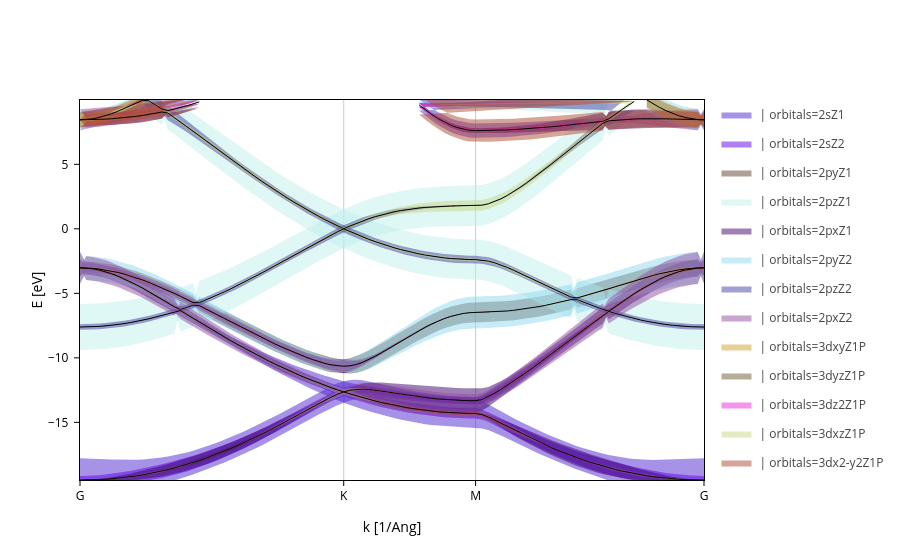

Notebook code for this chart:
### Markdown cell above
This plot can be further customized, see here for more examples:

https://sisl.readthedocs.io/en/v0.14.2/visualization/viz_module/showcase/FatbandsPlot.html

### Code cell
fatbands.update_inputs(fatbands_scale=4)

### Figure 1 — Plotly figure (JSON) as saved in the notebook; plotly's stock layout.template omitted (floating-point values rounded to 4 significant figures; data arrays with more than 128 entries replaced by an {"elided": "..."} marker saying what was removed)
{"data": [{"fill": "toself", "legendgroup": " | orbitals=2sZ1", "line": {"color": "#4f29cf", "width": 0}, "meta": {}, "mode": "lines", "name": " | orbitals=2sZ1", "type": "scatter", "x": {"elided": "200 float values"}, "y": {"elided": "200 float values"}}, {"fill": "toself", "legendgroup": " | orbitals=2sZ1", "line": {"color": "#4f29cf", "width": 0}, "meta": {}, "mode": "lines", "name": " | orbitals=2sZ1", "showlegend": false, "type": "scatter", "x": {"elided": "200 float values"}, "y": {"elided": "200 float values"}}, {"fill": "toself", "legendgroup": " | orbitals=2sZ1", "line": {"color": "#4f29cf", "width": 0}, "meta": {}, "mode": "lines", "name": " | orbitals=2sZ1", "showlegend": false, "type": "scatter", "x": {"elided": "200 float values"}, "y": {"elided": "200 float values"}}, {"fill": "toself", "legendgroup": " | orbitals=2sZ1", "line": {"color": "#4f29cf", "width": 0}, "meta": {}, "mode": "lines", "name": " | orbitals=2sZ1", "showlegend": false, "type": "scatter", "x": {"elided": "200 float values"}, "y": {"elided": "200 float values"}}, {"fill": "toself", "legendgroup": " | orbitals=2sZ1", "line": {"color": "#4f29cf", "width": 0}, "meta": {}, "mode": "lines", "name": " | orbitals=2sZ1", "showlegend": false, "type": "scatter", "x": {"elided": "200 float values"}, "y": {"elided": "200 float values"}}, {"fill": "toself", "legendgroup": " | orbitals=2sZ1", "line": {"color": "#4f29cf", "width": 0}, "meta": {}, "mode": "lines", "name": " | orbitals=2sZ1", "showlegend": false, "type": "scatter", "x": {"elided": "200 float values"}, "y": {"elided": "200 float values"}}, {"fill": "toself", "legendgroup": " | orbitals=2sZ2", "line": {"color": "#6302e8", "width": 0}, "meta": {}, "mode": "lines", "name": " | orbitals=2sZ2", "type": "scatter", "x": {"elided": "200 float values"}, "y": {"elided": "200 float values"}}, {"fill": "toself", "legendgroup": " | orbitals=2sZ2", "line": {"color": "#6302e8", "width": 0}, "meta": {}, "mode": "lines", "name": " | orbitals=2sZ2", "showlegend": false, "type": "scatter", "x": {"elided": "200 float values"}, "y": {"elided": "200 float values"}}, {"fill": "toself", "legendgroup": " | orbitals=2sZ2", "line": {"color": "#6302e8", "width": 0}, "meta": {}, "mode": "lines", "name": " | orbitals=2sZ2", "showlegend": false, "type": "scatter", "x": {"elided": "200 float values"}, "y": {"elided": "200 float values"}}, {"fill": "toself", "legendgroup": " | orbitals=2sZ2", "line": {"color": "#6302e8", "width": 0}, "meta": {}, "mode": "lines", "name": " | orbitals=2sZ2", "showlegend": false, "type": "scatter", "x": {"elided": "200 float values"}, "y": {"elided": "200 float values"}}, {"fill": "toself", "legendgroup": " | orbitals=2sZ2", "line": {"color": "#6302e8", "width": 0}, "meta": {}, "mode": "lines", "name": " | orbitals=2sZ2", "showlegend": false, "type": "scatter", "x": {"elided": "200 float values"}, "y": {"elided": "200 float values"}}, {"fill": "toself", "legendgroup": " | orbitals=2sZ2", "line": {"color": "#6302e8", "width": 0}, "meta": {}, "mode": "lines", "name": " | orbitals=2sZ2", "showlegend": false, "type": "scatter", "x": {"elided": "200 float values"}, "y": {"elided": "200 float values"}}, {"fill": "toself", "legendgroup": " | orbitals=2pyZ1", "line": {"color": "#60402d", "width": 0}, "meta": {}, "mode": "lines", "name": " | orbitals=2pyZ1", "type": "scatter", "x": {"elided": "200 float values"}, "y": {"elided": "200 float values"}}, {"fill": "toself", "legendgroup": " | orbitals=2pyZ1", "line": {"color": "#60402d", "width": 0}, "meta": {}, "mode": "lines", "name": " | orbitals=2pyZ1", "showlegend": false, "type": "scatter", "x": {"elided": "200 float values"}, "y": {"elided": "200 float values"}}, {"fill": "toself", "legendgroup": " | orbitals=2pyZ1", "line": {"color": "#60402d", "width": 0}, "meta": {}, "mode": "lines", "name": " | orbitals=2pyZ1", "showlegend": false, "type": "scatter", "x": {"elided": "200 float values"}, "y": {"elided": "200 float values"}}, {"fill": "toself", "legendgroup": " | orbitals=2pyZ1", "line": {"color": "#60402d", "width": 0}, "meta": {}, "mode": "lines", "name": " | orbitals=2pyZ1", "showlegend": false, "type": "scatter", "x": {"elided": "200 float values"}, "y": {"elided": "200 float values"}}, {"fill": "toself", "legendgroup": " | orbitals=2pyZ1", "line": {"color": "#60402d", "width": 0}, "meta": {}, "mode": "lines", "name": " | orbitals=2pyZ1", "showlegend": false, "type": "scatter", "x": {"elided": "200 float values"}, "y": {"elided": "200 float values"}}, {"fill": "toself", "legendgroup": " | orbitals=2pyZ1", "line": {"color": "#60402d", "width": 0}, "meta": {}, "mode": "lines", "name": " | orbitals=2pyZ1", "showlegend": false, "type": "scatter", "x": {"elided": "200 float values"}, "y": {"elided": "200 float values"}}, {"fill": "toself", "legendgroup": " | orbitals=2pzZ1", "line": {"color": "#c0f0ec", "width": 0}, "meta": {}, "mode": "lines", "name": " | orbitals=2pzZ1", "type": "scatter", "x": {"elided": "200 float values"}, "y": {"elided": "200 float values"}}, {"fill": "toself", "legendgroup": " | orbitals=2pzZ1", "line": {"color": "#c0f0ec", "width": 0}, "meta": {}, "mode": "lines", "name": " | orbitals=2pzZ1", "showlegend": false, "type": "scatter", "x": {"elided": "200 float values"}, "y": {"elided": "200 float values"}}, {"fill": "toself", "legendgroup": " | orbitals=2pzZ1", "line": {"color": "#c0f0ec", "width": 0}, "meta": {}, "mode": "lines", "name": " | orbitals=2pzZ1", "showlegend": false, "type": "scatter", "x": {"elided": "200 float values"}, "y": {"elided": "200 float values"}}, {"fill": "toself", "legendgroup": " | orbitals=2pzZ1", "line": {"color": "#c0f0ec", "width": 0}, "meta": {}, "mode": "lines", "name": " | orbitals=2pzZ1", "showlegend": false, "type": "scatter", "x": {"elided": "200 float values"}, "y": {"elided": "200 float values"}}, {"fill": "toself", "legendgroup": " | orbitals=2pzZ1", "line": {"color": "#c0f0ec", "width": 0}, "meta": {}, "mode": "lines", "name": " | orbitals=2pzZ1", "showlegend": false, "type": "scatter", "x": {"elided": "200 float values"}, "y": {"elided": "200 float values"}}, {"fill": "toself", "legendgroup": " | orbitals=2pzZ1", "line": {"color": "#c0f0ec", "width": 0}, "meta": {}, "mode": "lines", "name": " | orbitals=2pzZ1", "showlegend": false, "type": "scatter", "x": {"elided": "200 float values"}, "y": {"elided": "200 float values"}}, {"fill": "toself", "legendgroup": " | orbitals=2pxZ1", "line": {"color": "#41016c", "width": 0}, "meta": {}, "mode": "lines", "name": " | orbitals=2pxZ1", "type": "scatter", "x": {"elided": "200 float values"}, "y": {"elided": "200 float values"}}, {"fill": "toself", "legendgroup": " | orbitals=2pxZ1", "line": {"color": "#41016c", "width": 0}, "meta": {}, "mode": "lines", "name": " | orbitals=2pxZ1", "showlegend": false, "type": "scatter", "x": {"elided": "200 float values"}, "y": {"elided": "200 float values"}}, {"fill": "toself", "legendgroup": " | orbitals=2pxZ1", "line": {"color": "#41016c", "width": 0}, "meta": {}, "mode": "lines", "name": " | orbitals=2pxZ1", "showlegend": false, "type": "scatter", "x": {"elided": "200 float values"}, "y": {"elided": "200 float values"}}, {"fill": "toself", "legendgroup": " | orbitals=2pxZ1", "line": {"color": "#41016c", "width": 0}, "meta": {}, "mode": "lines", "name": " | orbitals=2pxZ1", "showlegend": false, "type": "scatter", "x": {"elided": "200 float values"}, "y": {"elided": "200 float values"}}, {"fill": "toself", "legendgroup": " | orbitals=2pxZ1", "line": {"color": "#41016c", "width": 0}, "meta": {}, "mode": "lines", "name": " | orbitals=2pxZ1", "showlegend": false, "type": "scatter", "x": {"elided": "200 float values"}, "y": {"elided": "200 float values"}}, {"fill": "toself", "legendgroup": " | orbitals=2pxZ1", "line": {"color": "#41016c", "width": 0}, "meta": {}, "mode": "lines", "name": " | orbitals=2pxZ1", "showlegend": false, "type": "scatter", "x": {"elided": "200 float values"}, "y": {"elided": "200 float values"}}, {"fill": "toself", "legendgroup": " | orbitals=2pyZ2", "line": {"color": "#8fd7ef", "width": 0}, "meta": {}, "mode": "lines", "name": " | orbitals=2pyZ2", "type": "scatter", "x": {"elided": "200 float values"}, "y": {"elided": "200 float values"}}, {"fill": "toself", "legendgroup": " | orbitals=2pyZ2", "line": {"color": "#8fd7ef", "width": 0}, "meta": {}, "mode": "lines", "name": " | orbitals=2pyZ2", "showlegend": false, "type": "scatter", "x": {"elided": "200 float values"}, "y": {"elided": "200 float values"}}, {"fill": "toself", "legendgroup": " | orbitals=2pyZ2", "line": {"color": "#8fd7ef", "width": 0}, "meta": {}, "mode": "lines", "name": " | orbitals=2pyZ2", "showlegend": false, "type": "scatter", "x": {"elided": "200 float values"}, "y": {"elided": "200 float values"}}, {"fill": "toself", "legendgroup": " | orbitals=2pyZ2", "line": {"color": "#8fd7ef", "width": 0}, "meta": {}, "mode": "lines", "name": " | orbitals=2pyZ2", "showlegend": false, "type": "scatter", "x": {"elided": "200 float values"}, "y": {"elided": "200 float values"}}, {"fill": "toself", "legendgroup": " | orbitals=2pyZ2", "line": {"color": "#8fd7ef", "width": 0}, "meta": {}, "mode": "lines", "name": " | orbitals=2pyZ2", "showlegend": false, "type": "scatter", "x": {"elided": "200 float values"}, "y": {"elided": "200 float values"}}, {"fill": "toself", "legendgroup": " | orbitals=2pyZ2", "line": {"color": "#8fd7ef", "width": 0}, "meta": {}, "mode": "lines", "name": " | orbitals=2pyZ2", "showlegend": false, "type": "scatter", "x": {"elided": "200 float values"}, "y": {"elided": "200 float values"}}, {"fill": "toself", "legendgroup": " | orbitals=2pzZ2", "line": {"color": "#4343a3", "width": 0}, "meta": {}, "mode": "lines", "name": " | orbitals=2pzZ2", "type": "scatter", "x": {"elided": "200 float values"}, "y": {"elided": "200 float values"}}, {"fill": "toself", "legendgroup": " | orbitals=2pzZ2", "line": {"color": "#4343a3", "width": 0}, "meta": {}, "mode": "lines", "name": " | orbitals=2pzZ2", "showlegend": false, "type": "scatter", "x": {"elided": "200 float values"}, "y": {"elided": "200 float values"}}, {"fill": "toself", "legendgroup": " | orbitals=2pzZ2", "line": {"color": "#4343a3", "width": 0}, "meta": {}, "mode": "lines", "name": " | orbitals=2pzZ2", "showlegend": false, "type": "scatter", "x": {"elided": "200 float values"}, "y": {"elided": "200 float values"}}, {"fill": "toself", "legendgroup": " | orbitals=2pzZ2", "line": {"color": "#4343a3", "width": 0}, "meta": {}, "mode": "lines", "name": " | orbitals=2pzZ2", "showlegend": false, "type": "scatter", "x": {"elided": "200 float values"}, "y": {"elided": "200 float values"}}, {"fill": "toself", "legendgroup": " | orbitals=2pzZ2", "line": {"color": "#4343a3", "width": 0}, "meta": {}, "mode": "lines", "name": " | orbitals=2pzZ2", "showlegend": false, "type": "scatter", "x": {"elided": "200 float values"}, "y": {"elided": "200 float values"}}, {"fill": "toself", "legendgroup": " | orbitals=2pzZ2", "line": {"color": "#4343a3", "width": 0}, "meta": {}, "mode": "lines", "name": " | orbitals=2pzZ2", "showlegend": false, "type": "scatter", "x": {"elided": "200 float values"}, "y": {"elided": "200 float values"}}, {"fill": "toself", "legendgroup": " | orbitals=2pxZ2", "line": {"color": "#924f9f", "width": 0}, "meta": {}, "mode": "lines", "name": " | orbitals=2pxZ2", "type": "scatter", "x": {"elided": "200 float values"}, "y": {"elided": "200 float values"}}, {"fill": "toself", "legendgroup": " | orbitals=2pxZ2", "line": {"color": "#924f9f", "width": 0}, "meta": {}, "mode": "lines", "name": " | orbitals=2pxZ2", "showlegend": false, "type": "scatter", "x": {"elided": "200 float values"}, "y": {"elided": "200 float values"}}, {"fill": "toself", "legendgroup": " | orbitals=2pxZ2", "line": {"color": "#924f9f", "width": 0}, "meta": {}, "mode": "lines", "name": " | orbitals=2pxZ2", "showlegend": false, "type": "scatter", "x": {"elided": "200 float values"}, "y": {"elided": "200 float values"}}, {"fill": "toself", "legendgroup": " | orbitals=2pxZ2", "line": {"color": "#924f9f", "width": 0}, "meta": {}, "mode": "lines", "name": " | orbitals=2pxZ2", "showlegend": false, "type": "scatter", "x": {"elided": "200 float values"}, "y": {"elided": "200 float values"}}, {"fill": "toself", "legendgroup": " | orbitals=2pxZ2", "line": {"color": "#924f9f", "width": 0}, "meta": {}, "mode": "lines", "name": " | orbitals=2pxZ2", "showlegend": false, "type": "scatter", "x": {"elided": "200 float values"}, "y": {"elided": "200 float values"}}, {"fill": "toself", "legendgroup": " | orbitals=2pxZ2", "line": {"color": "#924f9f", "width": 0}, "meta": {}, "mode": "lines", "name": " | orbitals=2pxZ2", "showlegend": false, "type": "scatter", "x": {"elided": "200 float values"}, "y": {"elided": "200 float values"}}, {"fill": "toself", "legendgroup": " | orbitals=3dxyZ1P", "line": {"color": "#d29e31", "width": 0}, "meta": {}, "mode": "lines", "name": " | orbitals=3dxyZ1P", "type": "scatter", "x": {"elided": "200 float values"}, "y": {"elided": "200 float values"}}, {"fill": "toself", "legendgroup": " | orbitals=3dxyZ1P", "line": {"color": "#d29e31", "width": 0}, "meta": {}, "mode": "lines", "name": " | orbitals=3dxyZ1P", "showlegend": false, "type": "scatter", "x": {"elided": "200 float values"}, "y": {"elided": "200 float values"}}, {"fill": "toself", "legendgroup": " | orbitals=3dxyZ1P", "line": {"color": "#d29e31", "width": 0}, "meta": {}, "mode": "lines", "name": " | orbitals=3dxyZ1P", "showlegend": false, "type": "scatter", "x": {"elided": "200 float values"}, "y": {"elided": "200 float values"}}, {"fill": "toself", "legendgroup": " | orbitals=3dxyZ1P", "line": {"color": "#d29e31", "width": 0}, "meta": {}, "mode": "lines", "name": " | orbitals=3dxyZ1P", "showlegend": false, "type": "scatter", "x": {"elided": "200 float values"}, "y": {"elided": "200 float values"}}, {"fill": "toself", "legendgroup": " | orbitals=3dxyZ1P", "line": {"color": "#d29e31", "width": 0}, "meta": {}, "mode": "lines", "name": " | orbitals=3dxyZ1P", "showlegend": false, "type": "scatter", "x": {"elided": "200 float values"}, "y": {"elided": "200 float values"}}, {"fill": "toself", "legendgroup": " | orbitals=3dxyZ1P", "line": {"color": "#d29e31", "width": 0}, "meta": {}, "mode": "lines", "name": " | orbitals=3dxyZ1P", "showlegend": false, "type": "scatter", "x": {"elided": "200 float values"}, "y": {"elided": "200 float values"}}, {"fill": "toself", "legendgroup": " | orbitals=3dyzZ1P", "line": {"color": "#705b35", "width": 0}, "meta": {}, "mode": "lines", "name": " | orbitals=3dyzZ1P", "type": "scatter", "x": {"elided": "200 float values"}, "y": {"elided": "200 float values"}}, {"fill": "toself", "legendgroup": " | orbitals=3dyzZ1P", "line": {"color": "#705b35", "width": 0}, "meta": {}, "mode": "lines", "name": " | orbitals=3dyzZ1P", "showlegend": false, "type": "scatter", "x": {"elided": "200 float values"}, "y": {"elided": "200 float values"}}, {"fill": "toself", "legendgroup": " | orbitals=3dyzZ1P", "line": {"color": "#705b35", "width": 0}, "meta": {}, "mode": "lines", "name": " | orbitals=3dyzZ1P", "showlegend": false, "type": "scatter", "x": {"elided": "200 float values"}, "y": {"elided": "200 float values"}}, {"fill": "toself", "legendgroup": " | orbitals=3dyzZ1P", "line": {"color": "#705b35", "width": 0}, "meta": {}, "mode": "lines", "name": " | orbitals=3dyzZ1P", "showlegend": false, "type": "scatter", "x": {"elided": "200 float values"}, "y": {"elided": "200 float values"}}, {"fill": "toself", "legendgroup": " | orbitals=3dyzZ1P", "line": {"color": "#705b35", "width": 0}, "meta": {}, "mode": "lines", "name": " | orbitals=3dyzZ1P", "showlegend": false, "type": "scatter", "x": {"elided": "200 float values"}, "y": {"elided": "200 float values"}}, {"fill": "toself", "legendgroup": " | orbitals=3dyzZ1P", "line": {"color": "#705b35", "width": 0}, "meta": {}, "mode": "lines", "name": " | orbitals=3dyzZ1P", "showlegend": false, "type": "scatter", "x": {"elided": "200 float values"}, "y": {"elided": "200 float values"}}, {"fill": "toself", "legendgroup": " | orbitals=3dz2Z1P", "line": {"color": "#ee28db", "width": 0}, "meta": {}, "mode": "lines", "name": " | orbitals=3dz2Z1P", "type": "scatter", "x": {"elided": "200 float values"}, "y": {"elided": "200 float values"}}, {"fill": "toself", "legendgroup": " | orbitals=3dz2Z1P", "line": {"color": "#ee28db", "width": 0}, "meta": {}, "mode": "lines", "name": " | orbitals=3dz2Z1P", "showlegend": false, "type": "scatter", "x": {"elided": "200 float values"}, "y": {"elided": "200 float values"}}, {"fill": "toself", "legendgroup": " | orbitals=3dz2Z1P", "line": {"color": "#ee28db", "width": 0}, "meta": {}, "mode": "lines", "name": " | orbitals=3dz2Z1P", "showlegend": false, "type": "scatter", "x": {"elided": "200 float values"}, "y": {"elided": "200 float values"}}, {"fill": "toself", "legendgroup": " | orbitals=3dz2Z1P", "line": {"color": "#ee28db", "width": 0}, "meta": {}, "mode": "lines", "name": " | orbitals=3dz2Z1P", "showlegend": false, "type": "scatter", "x": {"elided": "200 float values"}, "y": {"elided": "200 float values"}}, {"fill": "toself", "legendgroup": " | orbitals=3dz2Z1P", "line": {"color": "#ee28db", "width": 0}, "meta": {}, "mode": "lines", "name": " | orbitals=3dz2Z1P", "showlegend": false, "type": "scatter", "x": {"elided": "200 float values"}, "y": {"elided": "200 float values"}}, {"fill": "toself", "legendgroup": " | orbitals=3dz2Z1P", "line": {"color": "#ee28db", "width": 0}, "meta": {}, "mode": "lines", "name": " | orbitals=3dz2Z1P", "showlegend": false, "type": "scatter", "x": {"elided": "200 float values"}, "y": {"elided": "200 float values"}}, {"fill": "toself", "legendgroup": " | orbitals=3dxzZ1P", "line": {"color": "#c6d883", "width": 0}, "meta": {}, "mode": "lines", "name": " | orbitals=3dxzZ1P", "type": "scatter", "x": {"elided": "200 float values"}, "y": {"elided": "200 float values"}}, {"fill": "toself", "legendgroup": " | orbitals=3dxzZ1P", "line": {"color": "#c6d883", "width": 0}, "meta": {}, "mode": "lines", "name": " | orbitals=3dxzZ1P", "showlegend": false, "type": "scatter", "x": {"elided": "200 float values"}, "y": {"elided": "200 float values"}}, {"fill": "toself", "legendgroup": " | orbitals=3dxzZ1P", "line": {"color": "#c6d883", "width": 0}, "meta": {}, "mode": "lines", "name": " | orbitals=3dxzZ1P", "showlegend": false, "type": "scatter", "x": {"elided": "200 float values"}, "y": {"elided": "200 float values"}}, {"fill": "toself", "legendgroup": " | orbitals=3dxzZ1P", "line": {"color": "#c6d883", "width": 0}, "meta": {}, "mode": "lines", "name": " | orbitals=3dxzZ1P", "showlegend": false, "type": "scatter", "x": {"elided": "200 float values"}, "y": {"elided": "200 float values"}}, {"fill": "toself", "legendgroup": " | orbitals=3dxzZ1P", "line": {"color": "#c6d883", "width": 0}, "meta": {}, "mode": "lines", "name": " | orbitals=3dxzZ1P", "showlegend": false, "type": "scatter", "x": {"elided": "200 float values"}, "y": {"elided": "200 float values"}}, {"fill": "toself", "legendgroup": " | orbitals=3dxzZ1P", "line": {"color": "#c6d883", "width": 0}, "meta": {}, "mode": "lines", "name": " | orbitals=3dxzZ1P", "showlegend": false, "type": "scatter", "x": {"elided": "200 float values"}, "y": {"elided": "200 float values"}}, {"fill": "toself", "legendgroup": " | orbitals=3dx2-y2Z1P", "line": {"color": "#af4b33", "width": 0}, "meta": {}, "mode": "lines", "name": " | orbitals=3dx2-y2Z1P", "type": "scatter", "x": {"elided": "200 float values"}, "y": {"elided": "200 float values"}}, {"fill": "toself", "legendgroup": " | orbitals=3dx2-y2Z1P", "line": {"color": "#af4b33", "width": 0}, "meta": {}, "mode": "lines", "name": " | orbitals=3dx2-y2Z1P", "showlegend": false, "type": "scatter", "x": {"elided": "200 float values"}, "y": {"elided": "200 float values"}}, {"fill": "toself", "legendgroup": " | orbitals=3dx2-y2Z1P", "line": {"color": "#af4b33", "width": 0}, "meta": {}, "mode": "lines", "name": " | orbitals=3dx2-y2Z1P", "showlegend": false, "type": "scatter", "x": {"elided": "200 float values"}, "y": {"elided": "200 float values"}}, {"fill": "toself", "legendgroup": " | orbitals=3dx2-y2Z1P", "line": {"color": "#af4b33", "width": 0}, "meta": {}, "mode": "lines", "name": " | orbitals=3dx2-y2Z1P", "showlegend": false, "type": "scatter", "x": {"elided": "200 float values"}, "y": {"elided": "200 float values"}}, {"fill": "toself", "legendgroup": " | orbitals=3dx2-y2Z1P", "line": {"color": "#af4b33", "width": 0}, "meta": {}, "mode": "lines", "name": " | orbitals=3dx2-y2Z1P", "showlegend": false, "type": "scatter", "x": {"elided": "200 float values"}, "y": {"elided": "200 float values"}}, {"fill": "toself", "legendgroup": " | orbitals=3dx2-y2Z1P", "line": {"color": "#af4b33", "width": 0}, "meta": {}, "mode": "lines", "name": " | orbitals=3dx2-y2Z1P", "showlegend": false, "type": "scatter", "x": {"elided": "200 float values"}, "y": {"elided": "200 float values"}}, {"legendgroup": "Bands", "line": {"color": "black", "dash": "solid", "width": 1}, "meta": {}, "mode": "lines", "name": "Bands", "opacity": 1, "type": "scatter", "x": [0.0, 0.04055, 0.0811, 0.1216, 0.1622, 0.2027, 0.2433, 0.2838, 0.3244, 0.3649, 0.4055, 0.446, 0.4866, 0.5271, 0.5677, 0.6082, 0.6488, 0.6893, 0.7299, 0.7704, 0.811, 0.8515, 0.8921, 0.9326, 0.9732, 1.014, 1.054, 1.095, 1.135, 1.176, 1.216, 1.257, 1.298, 1.338, 1.379, 1.419, 1.46, 1.5, 1.541, 1.581, 1.622, 1.663, 1.703, 1.744, 1.784, 1.825, 1.865, 1.906, 1.946, 1.987, 2.027, 2.068, 2.109, 2.149, 2.19, 2.23, 2.271, 2.311, 2.352, 2.392, 2.433, 2.474, 2.514, 2.555, 2.596, 2.637, 2.678, 2.719, 2.759, 2.8, 2.841, 2.882, 2.923, 2.964, 3.005, 3.046, 3.087, 3.128, 3.169, 3.21, 3.251, 3.292, 3.333, 3.374, 3.415, 3.456, 3.497, 3.538, 3.579, 3.62, 3.661, 3.702, 3.743, 3.784, 3.825, 3.866, 3.907, 3.948, 3.989, 4.03], "y": [-19.47, -19.46, -19.45, -19.44, -19.41, -19.38, -19.33, -19.28, -19.22, -19.15, -19.08, -18.99, -18.89, -18.78, -18.67, -18.54, -18.41, -18.26, -18.11, -17.95, -17.78, -17.61, -17.42, -17.23, -17.03, -16.82, -16.6, -16.37, -16.14, -15.9, -15.66, -15.41, -15.15, -14.89, -14.62, -14.35, -14.08, -13.81, -13.55, -13.29, -13.04, -12.82, -12.64, -12.8, -12.94, -13.08, -13.22, -13.34, -13.46, -13.57, -13.67, -13.77, -13.85, -13.93, -14.01, -14.07, -14.13, -14.18, -14.22, -14.25, -14.28, -14.3, -14.31, -14.31, -14.4, -14.59, -14.83, -15.08, -15.33, -15.58, -15.83, -16.07, -16.31, -16.54, -16.76, -16.97, -17.18, -17.38, -17.57, -17.75, -17.92, -18.08, -18.24, -18.38, -18.52, -18.65, -18.77, -18.88, -18.98, -19.07, -19.15, -19.22, -19.28, -19.33, -19.37, -19.41, -19.44, -19.45, -19.46, -19.47]}, {"legendgroup": "Bands", "line": {"color": "black", "dash": "solid", "width": 1}, "meta": {}, "mode": "lines", "name": "Bands", "opacity": 1, "showlegend": false, "type": "scatter", "x": [0.0, 0.04055, 0.0811, 0.1216, 0.1622, 0.2027, 0.2433, 0.2838, 0.3244, 0.3649, 0.4055, 0.446, 0.4866, 0.5271, 0.5677, 0.6082, 0.6488, 0.6893, 0.7299, 0.7704, 0.811, 0.8515, 0.8921, 0.9326, 0.9732, 1.014, 1.054, 1.095, 1.135, 1.176, 1.216, 1.257, 1.298, 1.338, 1.379, 1.419, 1.46, 1.5, 1.541, 1.581, 1.622, 1.663, 1.703, 1.744, 1.784, 1.825, 1.865, 1.906, 1.946, 1.987, 2.027, 2.068, 2.109, 2.149, 2.19, 2.23, 2.271, 2.311, 2.352, 2.392, 2.433, 2.474, 2.514, 2.555, 2.596, 2.637, 2.678, 2.719, 2.759, 2.8, 2.841, 2.882, 2.923, 2.964, 3.005, 3.046, 3.087, 3.128, 3.169, 3.21, 3.251, 3.292, 3.333, 3.374, 3.415, 3.456, 3.497, 3.538, 3.579, 3.62, 3.661, 3.702, 3.743, 3.784, 3.825, 3.866, 3.907, 3.948, 3.989, 4.03], "y": [-7.611, -7.606, -7.59, -7.563, -7.526, -7.477, -7.419, -7.35, -7.27, -7.18, -7.079, -6.969, -6.848, -6.717, -6.575, -6.425, -6.334, -6.633, -6.931, -7.228, -7.523, -7.815, -8.103, -8.388, -8.667, -8.942, -9.212, -9.476, -9.734, -9.986, -10.23, -10.47, -10.7, -10.93, -11.15, -11.36, -11.56, -11.76, -11.95, -12.14, -12.31, -12.48, -12.64, -12.51, -12.44, -12.42, -12.45, -12.5, -12.57, -12.64, -12.72, -12.8, -12.88, -12.95, -13.02, -13.08, -13.14, -13.18, -13.23, -13.26, -13.29, -13.31, -13.32, -13.32, -13.23, -13.02, -12.75, -12.45, -12.13, -11.8, -11.46, -11.12, -10.77, -10.41, -10.05, -9.691, -9.324, -8.955, -8.584, -8.212, -7.841, -7.471, -7.104, -6.74, -6.401, -6.555, -6.698, -6.832, -6.955, -7.068, -7.171, -7.263, -7.344, -7.415, -7.475, -7.524, -7.562, -7.589, -7.606, -7.611]}, {"legendgroup": "Bands", "line": {"color": "black", "dash": "solid", "width": 1}, "meta": {}, "mode": "lines", "name": "Bands", "opacity": 1, "showlegend": false, "type": "scatter", "x": [0.0, 0.04055, 0.0811, 0.1216, 0.1622, 0.2027, 0.2433, 0.2838, 0.3244, 0.3649, 0.4055, 0.446, 0.4866, 0.5271, 0.5677, 0.6082, 0.6488, 0.6893, 0.7299, 0.7704, 0.811, 0.8515, 0.8921, 0.9326, 0.9732, 1.014, 1.054, 1.095, 1.135, 1.176, 1.216, 1.257, 1.298, 1.338, 1.379, 1.419, 1.46, 1.5, 1.541, 1.581, 1.622, 1.663, 1.703, 1.744, 1.784, 1.825, 1.865, 1.906, 1.946, 1.987, 2.027, 2.068, 2.109, 2.149, 2.19, 2.23, 2.271, 2.311, 2.352, 2.392, 2.433, 2.474, 2.514, 2.555, 2.596, 2.637, 2.678, 2.719, 2.759, 2.8, 2.841, 2.882, 2.923, 2.964, 3.005, 3.046, 3.087, 3.128, 3.169, 3.21, 3.251, 3.292, 3.333, 3.374, 3.415, 3.456, 3.497, 3.538, 3.579, 3.62, 3.661, 3.702, 3.743, 3.784, 3.825, 3.866, 3.907, 3.948, 3.989, 4.03], "y": [-3.023, -3.042, -3.098, -3.191, -3.317, -3.475, -3.659, -3.868, -4.097, -4.344, -4.605, -4.877, -5.158, -5.447, -5.74, -6.036, -6.264, -6.094, -5.915, -5.957, -6.207, -6.459, -6.712, -6.965, -7.218, -7.47, -7.719, -7.966, -8.21, -8.449, -8.684, -8.914, -9.137, -9.354, -9.563, -9.762, -9.952, -10.13, -10.29, -10.43, -10.54, -10.62, -10.65, -10.62, -10.52, -10.35, -10.13, -9.883, -9.61, -9.323, -9.03, -8.735, -8.443, -8.158, -7.883, -7.622, -7.379, -7.158, -6.961, -6.794, -6.66, -6.562, -6.502, -6.482, -6.477, -6.463, -6.44, -6.408, -6.367, -6.317, -6.257, -6.19, -6.113, -6.028, -5.936, -5.835, -5.726, -5.611, -5.489, -5.493, -5.692, -5.883, -6.065, -6.238, -6.381, -6.028, -5.684, -5.35, -5.028, -4.721, -4.43, -4.159, -3.91, -3.687, -3.491, -3.327, -3.195, -3.1, -3.042, -3.023]}, {"legendgroup": "Bands", "line": {"color": "black", "dash": "solid", "width": 1}, "meta": {}, "mode": "lines", "name": "Bands", "opacity": 1, "showlegend": false, "type": "scatter", "x": [0.0, 0.04055, 0.0811, 0.1216, 0.1622, 0.2027, 0.2433, 0.2838, 0.3244, 0.3649, 0.4055, 0.446, 0.4866, 0.5271, 0.5677, 0.6082, 0.6488, 0.6893, 0.7299, 0.7704, 0.811, 0.8515, 0.8921, 0.9326, 0.9732, 1.014, 1.054, 1.095, 1.135, 1.176, 1.216, 1.257, 1.298, 1.338, 1.379, 1.419, 1.46, 1.5, 1.541, 1.581, 1.622, 1.663, 1.703, 1.744, 1.784, 1.825, 1.865, 1.906, 1.946, 1.987, 2.027, 2.068, 2.109, 2.149, 2.19, 2.23, 2.271, 2.311, 2.352, 2.392, 2.433, 2.474, 2.514, 2.555, 2.596, 2.637, 2.678, 2.719, 2.759, 2.8, 2.841, 2.882, 2.923, 2.964, 3.005, 3.046, 3.087, 3.128, 3.169, 3.21, 3.251, 3.292, 3.333, 3.374, 3.415, 3.456, 3.497, 3.538, 3.579, 3.62, 3.661, 3.702, 3.743, 3.784, 3.825, 3.866, 3.907, 3.948, 3.989, 4.03], "y": [-3.022, -3.033, -3.063, -3.114, -3.183, -3.272, -3.379, -3.504, -3.645, -3.801, -3.972, -4.156, -4.351, -4.558, -4.774, -4.998, -5.23, -5.468, -5.711, -5.726, -5.529, -5.323, -5.108, -4.886, -4.656, -4.419, -4.175, -3.925, -3.669, -3.408, -3.143, -2.874, -2.602, -2.329, -2.055, -1.781, -1.51, -1.241, -0.9775, -0.7199, -0.47, -0.2296, -2.359e-06, -0.2187, -0.4273, -0.6259, -0.8143, -0.9924, -1.16, -1.317, -1.464, -1.6, -1.725, -1.84, -1.944, -2.037, -2.119, -2.191, -2.251, -2.3, -2.339, -2.366, -2.383, -2.388, -2.417, -2.501, -2.633, -2.802, -2.998, -3.213, -3.44, -3.675, -3.913, -4.151, -4.388, -4.621, -4.848, -5.07, -5.285, -5.36, -5.225, -5.086, -4.942, -4.794, -4.643, -4.49, -4.337, -4.184, -4.034, -3.887, -3.745, -3.61, -3.485, -3.371, -3.269, -3.183, -3.114, -3.064, -3.033, -3.022]}, {"legendgroup": "Bands", "line": {"color": "black", "dash": "solid", "width": 1}, "meta": {}, "mode": "lines", "name": "Bands", "opacity": 1, "showlegend": false, "type": "scatter", "x": [0.0, 0.04055, 0.0811, 0.1216, 0.1622, 0.2027, 0.2433, 0.2838, 0.3244, 0.3649, 0.4055, 0.446, 0.4866, 0.5271, 0.5677, 0.6082, 0.6488, 0.6893, 0.7299, 0.7704, 0.811, 0.8515, 0.8921, 0.9326, 0.9732, 1.014, 1.054, 1.095, 1.135, 1.176, 1.216, 1.257, 1.298, 1.338, 1.379, 1.419, 1.46, 1.5, 1.541, 1.581, 1.622, 1.663, 1.703, 1.744, 1.784, 1.825, 1.865, 1.906, 1.946, 1.987, 2.027, 2.068, 2.109, 2.149, 2.19, 2.23, 2.271, 2.311, 2.352, 2.392, 2.433, 2.474, 2.514, 2.555, 2.596, 2.637, 2.678, 2.719, 2.759, 2.8, 2.841, 2.882, 2.923, 2.964, 3.005, 3.046, 3.087, 3.128, 3.169, 3.21, 3.251, 3.292, 3.333, 3.374, 3.415, 3.456, 3.497, 3.538, 3.579, 3.62, 3.661, 3.702, 3.743, 3.784, 3.825, 3.866, 3.907, 3.948, 3.989, 4.03], "y": [8.451, 8.454, 8.463, 8.479, 8.501, 8.531, 8.567, 8.61, 8.662, 8.721, 8.789, 8.866, 8.953, 9.049, 8.974, 8.635, 8.288, 7.935, 7.576, 7.215, 6.851, 6.487, 6.123, 5.761, 5.401, 5.045, 4.693, 4.345, 4.003, 3.667, 3.337, 3.014, 2.698, 2.389, 2.089, 1.796, 1.513, 1.238, 0.9714, 0.7143, 0.4666, 0.2285, 2.359e-06, 0.2172, 0.4206, 0.6093, 0.7824, 0.9395, 1.08, 1.205, 1.314, 1.408, 1.489, 1.557, 1.613, 1.66, 1.697, 1.727, 1.75, 1.768, 1.781, 1.789, 1.794, 1.796, 1.833, 1.939, 2.107, 2.327, 2.588, 2.883, 3.203, 3.544, 3.901, 4.271, 4.65, 5.037, 5.428, 5.823, 6.22, 6.616, 7.009, 7.4, 7.784, 8.161, 8.372, 8.416, 8.454, 8.487, 8.512, 8.53, 8.54, 8.542, 8.536, 8.525, 8.51, 8.493, 8.477, 8.463, 8.454, 8.451]}, {"legendgroup": "Bands", "line": {"color": "black", "dash": "solid", "width": 1}, "meta": {}, "mode": "lines", "name": "Bands", "opacity": 1, "showlegend": false, "type": "scatter", "x": [0.0, 0.04055, 0.0811, 0.1216, 0.1622, 0.2027, 0.2433, 0.2838, 0.3244, 0.3649, 0.4055, 0.446, 0.4866, 0.5271, 0.5677, 0.6082, 0.6488, 0.6893, 0.7299, 0.7704, 0.811, 0.8515, 0.8921, 0.9326, 0.9732, 1.014, 1.054, 1.095, 1.135, 1.176, 1.216, 1.257, 1.298, 1.338, 1.379, 1.419, 1.46, 1.5, 1.541, 1.581, 1.622, 1.663, 1.703, 1.744, 1.784, 1.825, 1.865, 1.906, 1.946, 1.987, 2.027, 2.068, 2.109, 2.149, 2.19, 2.23, 2.271, 2.311, 2.352, 2.392, 2.433, 2.474, 2.514, 2.555, 2.596, 2.637, 2.678, 2.719, 2.759, 2.8, 2.841, 2.882, 2.923, 2.964, 3.005, 3.046, 3.087, 3.128, 3.169, 3.21, 3.251, 3.292, 3.333, 3.374, 3.415, 3.456, 3.497, 3.538, 3.579, 3.62, 3.661, 3.702, 3.743, 3.784, 3.825, 3.866, 3.907, 3.948, 3.989, 4.03], "y": [8.451, 8.471, 8.53, 8.627, 8.757, 8.917, 9.102, 9.306, 9.523, 9.747, 9.972, 9.919, 9.618, 9.302, 9.155, 9.272, 9.398, 9.536, 9.683, 9.841, NaN, NaN, NaN, NaN, NaN, NaN, NaN, NaN, NaN, NaN, NaN, NaN, NaN, NaN, NaN, NaN, NaN, NaN, NaN, NaN, NaN, NaN, NaN, NaN, NaN, NaN, NaN, NaN, NaN, NaN, NaN, NaN, NaN, NaN, 9.6, 9.22, 8.869, 8.553, 8.276, 8.042, 7.855, 7.719, 7.637, 7.609, 7.611, 7.618, 7.629, 7.645, 7.665, 7.689, 7.717, 7.749, 7.785, 7.824, 7.867, 7.912, 7.96, 8.01, 8.062, 8.115, 8.169, 8.222, 8.274, 8.325, 8.53, 8.887, 9.231, 9.56, 9.873, NaN, 9.984, 9.681, 9.406, 9.161, 8.95, 8.773, 8.633, 8.532, 8.471, 8.451]}], "layout": {"autosize": true, "scene": {"xaxis": {"range": [0, 4.03], "showgrid": true, "ticktext": ["G", "K", "M", "G"], "tickvals": [0.0, 1.703, 2.555, 4.03], "title": {"text": "k [1/Ang]"}}, "yaxis": {"range": [-19.47, 9.984], "title": {"text": "E [eV]"}}}, "xaxis": {"range": [0, 4.03], "showgrid": true, "ticktext": ["G", "K", "M", "G"], "tickvals": [0.0, 1.703, 2.555, 4.03], "title": {"text": "k [1/Ang]"}, "type": "linear"}, "yaxis": {"range": [-19.47, 9.984], "title": {"text": "E [eV]"}, "type": "linear"}}}
